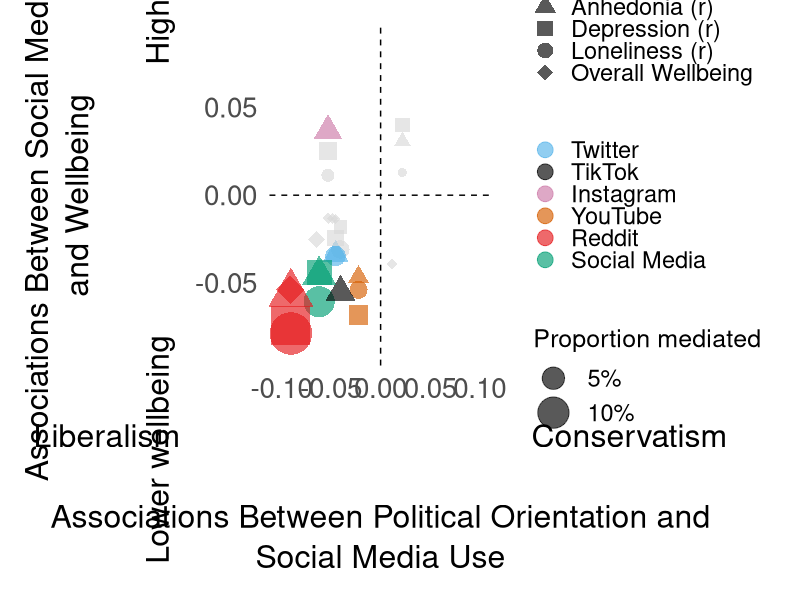
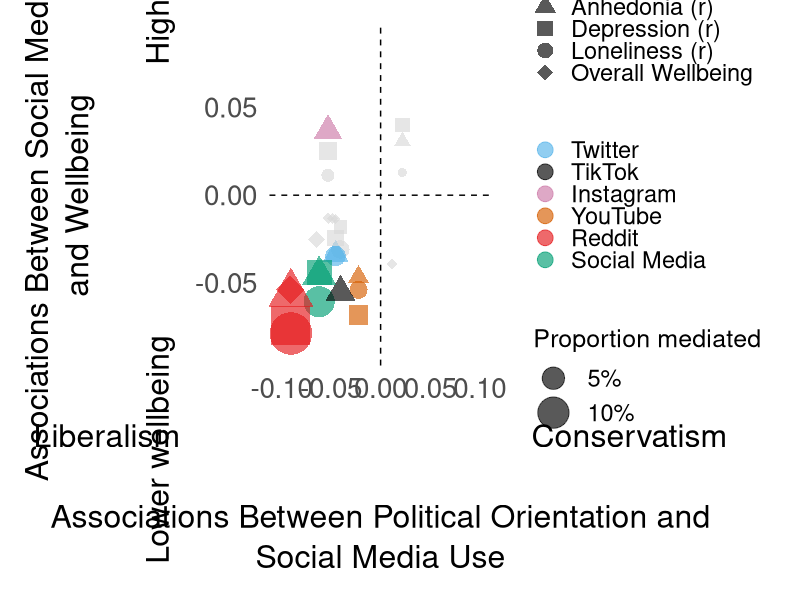

Write R code to recreate these figures, in order.
#############################################
#
#       ANES mediation bubble map
#
#############################################

library(dplyr)
library(ggplot2)

anes_res <- read.csv("anes_w3_mediation_results.csv")

platforms <- c(
  "facebook_frequency",
  "instagram_frequency",
  "reddit_frequency",
  "tiktok_frequency",
  "youtube_frequency",
  "twitter_frequency",
  "total_platform_frequency"
)

#############################################
# Prepare data

bubble_df <- anes_res %>%
  filter(
    mediator %in% platforms,
    model_type == "mediation",
    sample == "all"
  ) %>%
  dplyr::select(
    mediator,
    outcome,
    a_path_est,
    b_path_est,
    prop_mediated_est,
    acme_ci_low,
    acme_ci_high
  ) %>%
  transmute(
    mediator,
    outcome,
    a = a_path_est,
    b = b_path_est,
    prop_med = prop_mediated_est,
    lwr = acme_ci_low,
    upr = acme_ci_high
  ) %>%
  mutate(
    sig_prop_med = !(lwr < 0 & upr > 0) & is.finite(lwr) & is.finite(upr),
    outcome = dplyr::recode(
      outcome,
      "loneliness" = "Loneliness (r)",
      "anhedonia" = "Anhedonia (r)",
      "depression" = "Depression (r)",
      "affective_wellbeing" = "Overall Wellbeing"
    ),
    mediator = dplyr::recode(
      mediator,
      "facebook_frequency" = "Facebook",
      "instagram_frequency" = "Instagram",
      "reddit_frequency" = "Reddit",
      "tiktok_frequency" = "TikTok",
      "youtube_frequency" = "YouTube",
      "twitter_frequency" = "Twitter",
      "total_platform_frequency" = "Social Media"
    ),
    color_var = if_else(sig_prop_med, mediator, "n.s.")
  ) %>%
  filter(is.finite(a), is.finite(b), is.finite(prop_med))

color_palette <- c(
  "Facebook" = "#0072B2",
  "Twitter" = "#56B4E9",
  "TikTok" = "#010101",
  "Instagram" = "#CC79A7",
  "YouTube" = "#D55E00",
  "Reddit" = "#E41A1C",
  "Social Media" = "#009E73",
  "n.s." = "grey85"
)

bubble_df <- bubble_df %>%
  mutate(
    color_var = factor(
      color_var,
      levels = c(
        "Facebook",
        "Twitter",
        "TikTok",
        "Instagram",
        "YouTube",
        "Reddit",
        "Social Media",
        "n.s."
      )
    )
  )

outcome_shape_vals <- c(
  "Loneliness (r)" = 16,
  "Anhedonia (r)" = 17,
  "Depression (r)" = 15,
  "Overall Wellbeing" = 18
)

#############################################
# Plot

theme_clean <- theme_minimal(base_size = 20) +
  theme(
    panel.grid.minor = element_blank(),
    panel.grid.major.x = element_blank(),
    panel.background = element_rect(fill = "white", colour = NA),
    plot.background = element_rect(fill = "white", colour = NA)
  )

x_limit <- max(abs(bubble_df$a), na.rm = TRUE) * 1.12
y_limit <- max(abs(bubble_df$b), na.rm = TRUE) * 1.12

p <- ggplot(bubble_df, aes(x = a, y = b)) +
  geom_hline(yintercept = 0, colour = "black", linetype = "dashed") +
  geom_vline(xintercept = 0, colour = "black", linetype = "dashed") +
  geom_point(
    aes(size = abs(prop_med), color = color_var, shape = outcome),
    alpha = 0.65
  ) +
  scale_size_area(
    max_size = 14,
    name = "Proportion mediated",
    breaks = c(0.05, 0.10, 0.20),
    labels = scales::percent_format(accuracy = 1)
  ) +
  scale_color_manual(
    values = color_palette,
    name = NULL,
    breaks = c(
      "Facebook",
      "Twitter",
      "TikTok",
      "Instagram",
      "YouTube",
      "Reddit",
      "Social Media"
    ),
    guide = guide_legend(override.aes = list(size = 5), order = 2)
  ) +
  scale_shape_manual(
    values = outcome_shape_vals,
    name = "Wellbeing outcome",
    guide = guide_legend(override.aes = list(size = 5), order = 1)
  ) +
  scale_x_continuous(limits = c(-x_limit, x_limit)) +
  scale_y_continuous(limits = c(-y_limit, y_limit)) +
  labs(
    x = "Liberalism                                       Conservatism\n\nAssociations Between Political Orientation and\nSocial Media Use",
    y = "Associations Between Social Media Use\nand Wellbeing\n\nLower wellbeing                              Higher wellbeing"
  ) +
  theme_clean +
  theme(
    panel.grid.major.y = element_blank(),
    axis.text.x = element_text(size = 20),
    axis.text.y = element_text(size = 20),
    axis.title.x = element_text(size = 23, lineheight = 1.05, margin = margin(t = 14)),
    axis.title.y = element_text(size = 23, lineheight = 1.05, margin = margin(r = 14)),
    legend.position = "right",
    legend.text = element_text(size = 17),
    legend.title = element_text(size = 18),
    legend.key.height = unit(0.9, "lines"),
    plot.margin = margin(t = 18, r = 18, b = 18, l = 18)
  )

p

ggsave(
  "Plots/ANES_mediation_bubble_map.png",
  plot = p,
  width = 15,
  height = 10,
  dpi = 300
)
